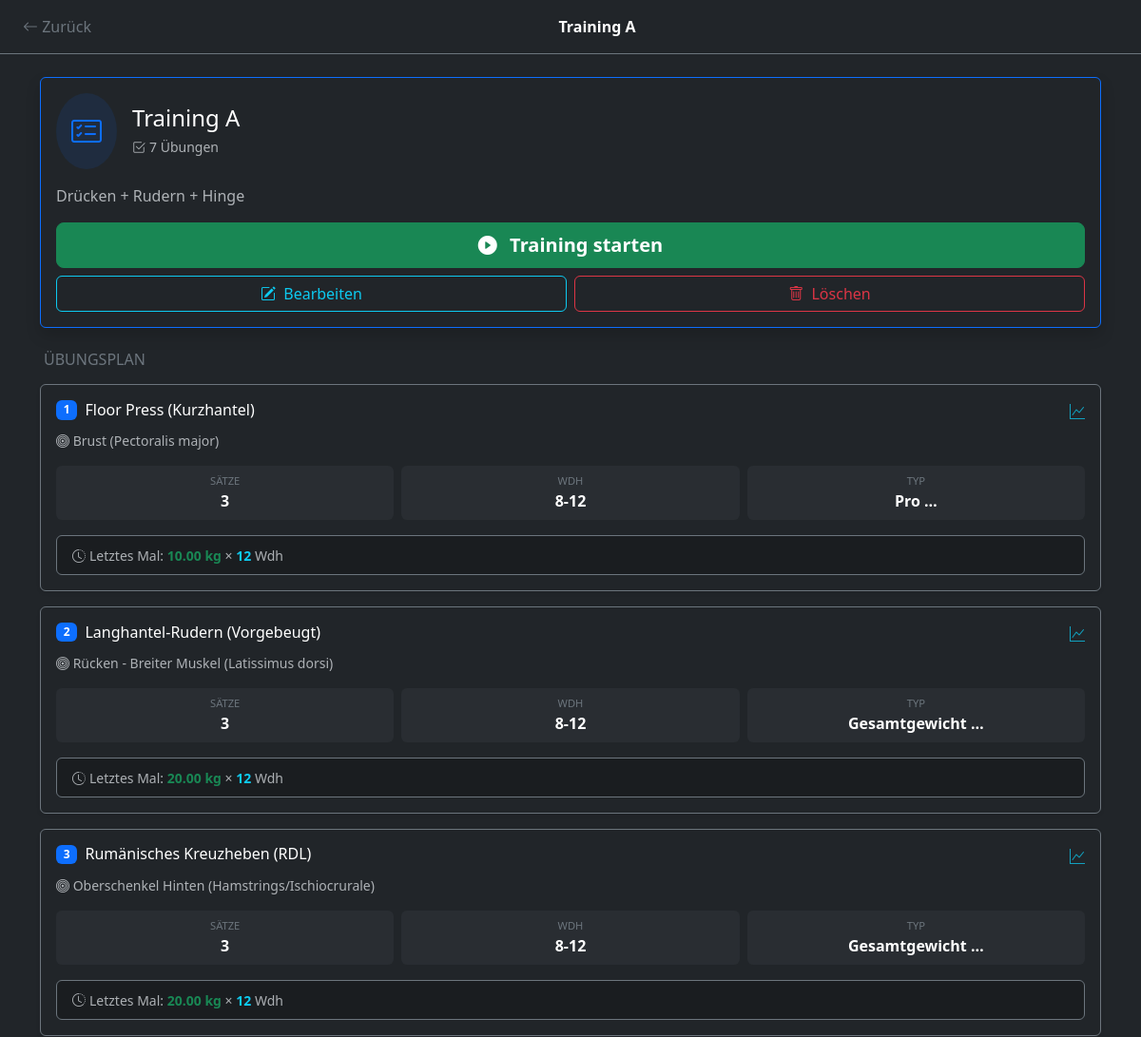
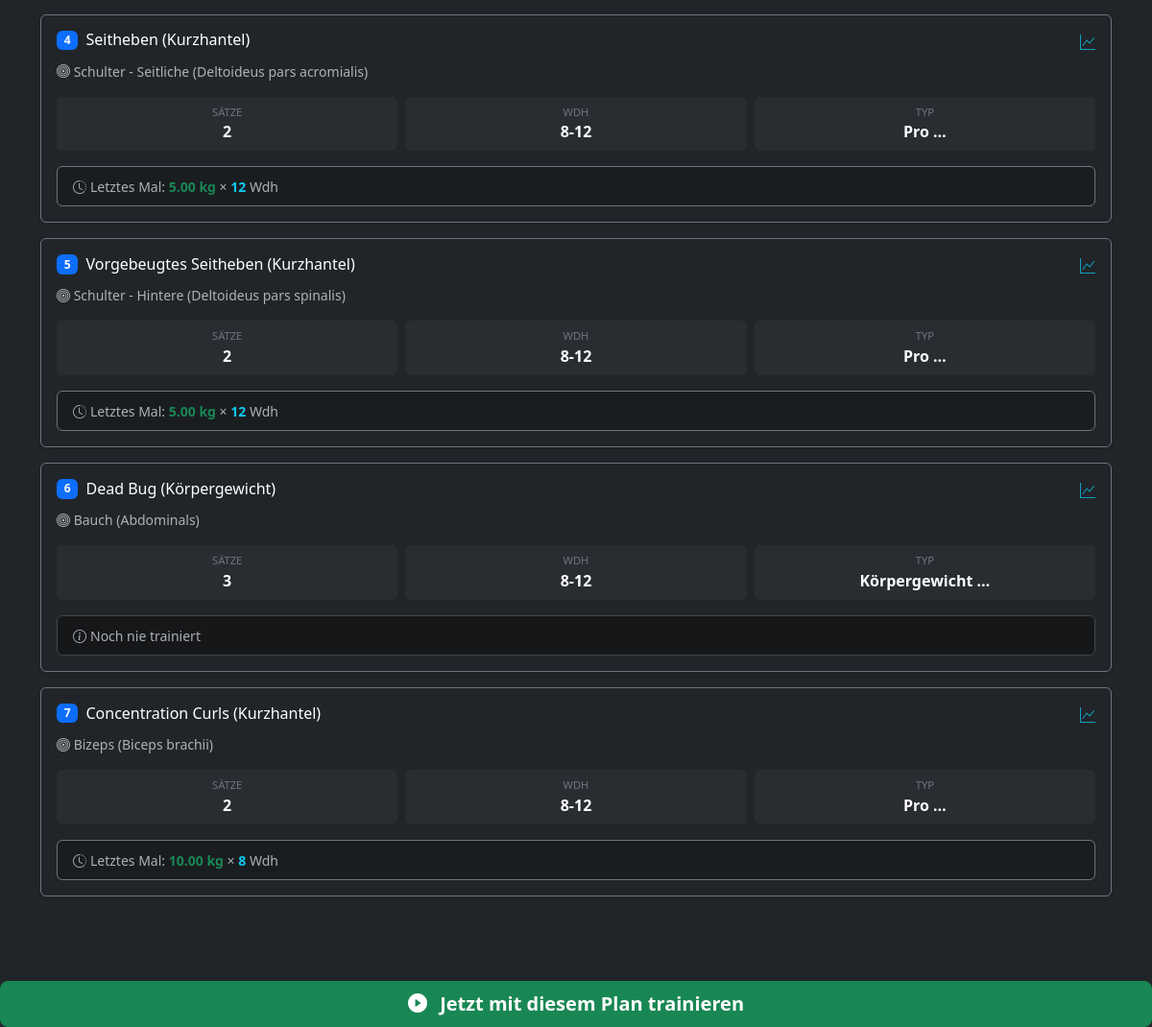
/plan/3/, run on the app's committed database (2 pictures, top to bottom).
### core/models.py (models this page shows, shortened)
class Plan(models.Model):
    user = models.ForeignKey(User, on_delete=models.CASCADE, related_name="plaene", null=True)
    name = models.CharField(max_length=100, verbose_name="Name des Plans")
    beschreibung = models.TextField(blank=True, verbose_name="Beschreibung")
    erstellt_am = models.DateTimeField(auto_now_add=True)
    class Meta:
        verbose_name = "Trainingsplan"
        verbose_name_plural = "Trainingspläne"

class PlanUebung(models.Model):
    plan = models.ForeignKey(Plan, on_delete=models.CASCADE, related_name="uebungen")
    uebung = models.ForeignKey(Uebung, on_delete=models.CASCADE, verbose_name="Übung")
    reihenfolge = models.PositiveIntegerField(default=1, verbose_name="Reihenfolge")
    saetze_ziel = models.PositiveIntegerField(default=3, verbose_name="Geplante Sätze")
    wiederholungen_ziel = models.CharField(max_length=50, blank=True, verbose_name="Ziel-Wdh (z.B. 8-12)")
    class Meta:
        verbose_name = "Plan-Übung"
        verbose_name_plural = "Plan-Übungen"
        ordering = ['reihenfolge']

class Uebung(models.Model):
    bezeichnung = models.CharField(max_length=100, unique=True, verbose_name="Name der Übung")
    muskelgruppe = models.CharField(max_length=50, choices=MUSKELGRUPPEN, verbose_name="Hauptmuskel")
    hilfsmuskeln = models.JSONField(default=list, blank=True, verbose_name="Hilfsmuskelgruppen")
    gewichts_typ = models.CharField(max_length=20, choices=GEWICHTS_TYP, default='GESAMT', verbose_name="Gewichtsart")
    bewegungstyp = models.CharField(max_length=20, choices=BEWEGUNGS_TYP, default='ISOLATION', verbose_name="Bewegungsmuster")
    beschreibung = models.TextField(blank=True, verbose_name="Anleitung / Notizen")
    bild = models.ImageField(upload_to='uebungen_bilder/', blank=True, null=True, verbose_name="Foto/Grafik")
    video_link = models.URLField(blank=True, null=True, verbose_name="YouTube Link")
    favoriten = models.ManyToManyField(User, related_name="favoriten_uebungen", blank=True)
    erstellt_am = models.DateTimeField(auto_now_add=True)
    class Meta:
        verbose_name = "Übung"
        verbose_name_plural = "Übungen"
        ordering = ['bezeichnung']

class Satz(models.Model):
    einheit = models.ForeignKey(Trainingseinheit, on_delete=models.CASCADE, related_name="saetze")
    uebung = models.ForeignKey(Uebung, on_delete=models.PROTECT, verbose_name="Übung")
    satz_nr = models.PositiveIntegerField(default=1, verbose_name="Satz Nr.")
    gewicht = models.DecimalField(max_digits=6, decimal_places=2, verbose_name="Gewicht (kg)")
    wiederholungen = models.PositiveIntegerField(verbose_name="Wdh.")
    ist_aufwaermsatz = models.BooleanField(default=False, verbose_name="Warmup")
    rpe = models.DecimalField(
        max_digits=3,
        decimal_places=1,
        blank=True,
        null=True,
        verbose_name="RPE (1-10)",
        validators=[MinValueValidator(1.0), MaxValueValidator(10.0)]
    )
    notiz = models.TextField(blank=True, null=True, verbose_name="Notiz", max_length=500)
    class Meta:
        verbose_name = "Satz"
        verbose_name_plural = "Sätze"
        ordering = ['einheit', 'satz_nr']
        indexes = [
            models.Index(fields=['uebung', 'einheit']),
        ]

### core/views.py (the view)
# urls.py: path('plan/<int:plan_id>/', views.plan_details, name='plan_details'),
def plan_details(request, plan_id):
    plan = get_object_or_404(Plan, id=plan_id)
    plan_uebungen = plan.uebungen.all().order_by('reihenfolge')
    uebungen_mit_historie = []
    for plan_uebung in plan_uebungen:
        letzter_satz = Satz.objects.filter(
            uebung=plan_uebung.uebung,
            ist_aufwaermsatz=False
        ).order_by('-einheit__datum').first()
        uebungen_mit_historie.append({
            'plan_uebung': plan_uebung,
            'letztes_gewicht': letzter_satz.gewicht if letzter_satz else None,
            'letzte_wdh': letzter_satz.wiederholungen if letzter_satz else None,
        })
    context = {
        'plan': plan,
        'uebungen_mit_historie': uebungen_mit_historie,
    }
    return render(request, 'core/plan_details.html', context)

### core/templates/core/plan_details.html (shortened to what this page needs)
<!doctype html>
<html lang="de" data-bs-theme="dark">
  <head>
    <link href="https://cdn.jsdelivr.net/npm/bootstrap@5.3.3/dist/css/bootstrap.min.css" rel="stylesheet">
    <link rel="stylesheet" href="https://cdn.jsdelivr.net/npm/bootstrap-icons@1.11.3/font/bootstrap-icons.min.css">
  </head>
  <body>
    <nav class="navbar navbar-dark bg-dark border-bottom border-secondary mb-4">
      <div class="container-fluid">
        <a class="btn btn-outline-secondary border-0" href="{% url 'training_select_plan' %}">
            <i class="bi bi-arrow-left"></i> Zurück
        </a>
        <span class="navbar-text text-white fw-bold text-truncate" style="max-width: 200px;">
            {{ plan.name }}
        </span>
      </div>
    </nav>
    <div class="container pb-5">
        <div class="card bg-dark border-primary mb-4 shadow">
            <div class="card-body">
                <div class="d-flex align-items-center mb-3">
                    <div class="bg-primary bg-opacity-10 rounded-circle p-3 me-3">
                        <i class="bi bi-card-checklist fs-2 text-primary"></i>
                    </div>
                    <div>
                        <h4 class="text-white mb-1">{{ plan.name }}</h4>
                        <small class="text-muted">
                            <i class="bi bi-check2-square me-1"></i>{{ uebungen_mit_historie|length }} Übungen
                        </small>
                    </div>
                </div>
                {% if plan.beschreibung %}
                <p class="text-muted mb-3">{{ plan.beschreibung }}</p>
                {% endif %}
                <div class="d-grid gap-2">
                    <a href="{% url 'training_start_plan' plan.id %}" class="btn btn-success btn-lg fw-bold">
                        <i class="bi bi-play-circle-fill me-2"></i> Training starten
                    </a>
                    <div class="row g-2">
                        <div class="col">
                            <a href="{% url 'edit_plan' plan.id %}" class="btn btn-outline-info w-100">
                                <i class="bi bi-pencil-square me-1"></i> Bearbeiten
                            </a>
                        </div>
                        <div class="col">
                            <button class="btn btn-outline-danger w-100" data-bs-toggle="modal" data-bs-target="#deletePlanModal">
                                <i class="bi bi-trash me-1"></i> Löschen
                            </button>
                        </div>
                    </div>
                </div>
            </div>
        </div>
        <h6 class="text-secondary mb-3 ps-1 text-uppercase">Übungsplan</h6>
        {% for item in uebungen_mit_historie %}
        <div class="card bg-dark border-secondary mb-3 shadow-sm">
            <div class="card-body">
                <div class="d-flex justify-content-between align-items-start mb-2">
                    <div class="d-flex align-items-center">
                        <span class="badge bg-primary me-2">{{ item.plan_uebung.reihenfolge }}</span>
                        <h6 class="mb-0 text-white">{{ item.plan_uebung.uebung.bezeichnung }}</h6>
                    </div>
                    <a href="{% url 'exercise_stats' item.plan_uebung.uebung.id %}"
                       class="text-info text-decoration-none opacity-75">
                        <i class="bi bi-graph-up"></i>
                    </a>
                </div>
                <small class="text-muted d-block mb-3">
                    <i class="bi bi-bullseye"></i> {{ item.plan_uebung.uebung.get_muskelgruppe_display }}
                </small>
                <div class="row g-2 mb-3">
                    <div class="col-4">
                        <div class="bg-secondary bg-opacity-10 rounded p-2 text-center">
                            <small class="text-secondary d-block" style="font-size: 0.7rem;">SÄTZE</small>
                            <strong class="text-white">{{ item.plan_uebung.saetze_ziel }}</strong>
                        </div>
                    </div>
                    <div class="col-4">
                        <div class="bg-secondary bg-opacity-10 rounded p-2 text-center">
                            <small class="text-secondary d-block" style="font-size: 0.7rem;">WDH</small>
                            <strong class="text-white">{{ item.plan_uebung.wiederholungen_ziel|default:"--" }}</strong>
                        </div>
                    </div>
                    <div class="col-4">
                        <div class="bg-secondary bg-opacity-10 rounded p-2 text-center">
                            <small class="text-secondary d-block" style="font-size: 0.7rem;">TYP</small>
                            <strong class="text-white">{{ item.plan_uebung.uebung.get_gewichts_typ_display|truncatewords:1 }}</strong>
                        </div>
                    </div>
                </div>
                {% if item.letztes_gewicht %}
                <div class="alert alert-dark border-secondary mb-0 py-2 px-3">
                    <small class="text-muted">
                        <i class="bi bi-clock-history me-1"></i>Letztes Mal:
                        <strong class="text-success">{{ item.letztes_gewicht }} kg</strong> ×
                        <strong class="text-info">{{ item.letzte_wdh }}</strong> Wdh
                    </small>
                </div>
                {% else %}
                <div class="alert alert-secondary mb-0 py-2 px-3">
                    <small class="text-muted">
                        <i class="bi bi-info-circle me-1"></i>Noch nie trainiert
                    </small>
                </div>
                {% endif %}
            </div>
        </div>
        {% endfor %}
    </div>
  </body>
</html>
        <div class="d-grid mt-4">
            <a href="{% url 'training_start_plan' plan.id %}" class="btn btn-success btn-lg fw-bold">
                <i class="bi bi-play-circle-fill me-2"></i> Jetzt mit diesem Plan trainieren
            </a>
        </div>
  </body>
</html>

### data on the page
Plan: name "Training A", beschreibung "Drücken + Rudern + Hinge"
PlanUebung: plan_uebung.reihenfolge "1", plan_uebung.uebung.bezeichnung "Floor Press (Kurzhantel)", plan_uebung.uebung.muskelgruppe "Brust (Pectoralis major)", plan_uebung.saetze_ziel "3", plan_uebung.wiederholungen_ziel "8-12", plan_uebung.uebung.gewichts_typ "Pro …", letztes_gewicht "10.00", letzte_wdh "12"
PlanUebung: plan_uebung.reihenfolge "2", plan_uebung.uebung.bezeichnung "Langhantel-Rudern (Vorgebeugt)", plan_uebung.uebung.muskelgruppe "Rücken - Breiter Muskel (Latissimus dorsi)", plan_uebung.saetze_ziel "3", plan_uebung.wiederholungen_ziel "8-12", plan_uebung.uebung.gewichts_typ "Gesamtgewicht …", letztes_gewicht "20.00", letzte_wdh "12"
PlanUebung: plan_uebung.reihenfolge "3", plan_uebung.uebung.bezeichnung "Rumänisches Kreuzheben (RDL)", plan_uebung.uebung.muskelgruppe "Oberschenkel Hinten (Hamstrings/Ischiocrurale)", plan_uebung.saetze_ziel "3", plan_uebung.wiederholungen_ziel "8-12", plan_uebung.uebung.gewichts_typ "Gesamtgewicht …", letztes_gewicht "20.00", letzte_wdh "12"
PlanUebung: plan_uebung.reihenfolge "4", plan_uebung.uebung.bezeichnung "Seitheben (Kurzhantel)", plan_uebung.uebung.muskelgruppe "Schulter - Seitliche (Deltoideus pars acromialis)", plan_uebung.saetze_ziel "2", plan_uebung.wiederholungen_ziel "8-12", plan_uebung.uebung.gewichts_typ "Pro …", letztes_gewicht "5.00", letzte_wdh "12"
PlanUebung: plan_uebung.reihenfolge "5", plan_uebung.uebung.bezeichnung "Vorgebeugtes Seitheben (Kurzhantel)", plan_uebung.uebung.muskelgruppe "Schulter - Hintere (Deltoideus pars spinalis)", plan_uebung.saetze_ziel "2", plan_uebung.wiederholungen_ziel "8-12", plan_uebung.uebung.gewichts_typ "Pro …", letztes_gewicht "5.00", letzte_wdh "12"
PlanUebung: plan_uebung.reihenfolge "6", plan_uebung.uebung.bezeichnung "Dead Bug (Körpergewicht)", plan_uebung.uebung.muskelgruppe "Bauch (Abdominals)", plan_uebung.saetze_ziel "3", plan_uebung.wiederholungen_ziel "8-12", plan_uebung.uebung.gewichts_typ "Körpergewicht …", shows "Noch nie trainiert"
PlanUebung: plan_uebung.reihenfolge "7", plan_uebung.uebung.bezeichnung "Concentration Curls (Kurzhantel)", plan_uebung.uebung.muskelgruppe "Bizeps (Biceps brachii)", plan_uebung.saetze_ziel "2", plan_uebung.wiederholungen_ziel "8-12", plan_uebung.uebung.gewichts_typ "Pro …", letztes_gewicht "10.00", letzte_wdh "8"

### other printed values
{{ uebungen_mit_historie|length }} "7"
